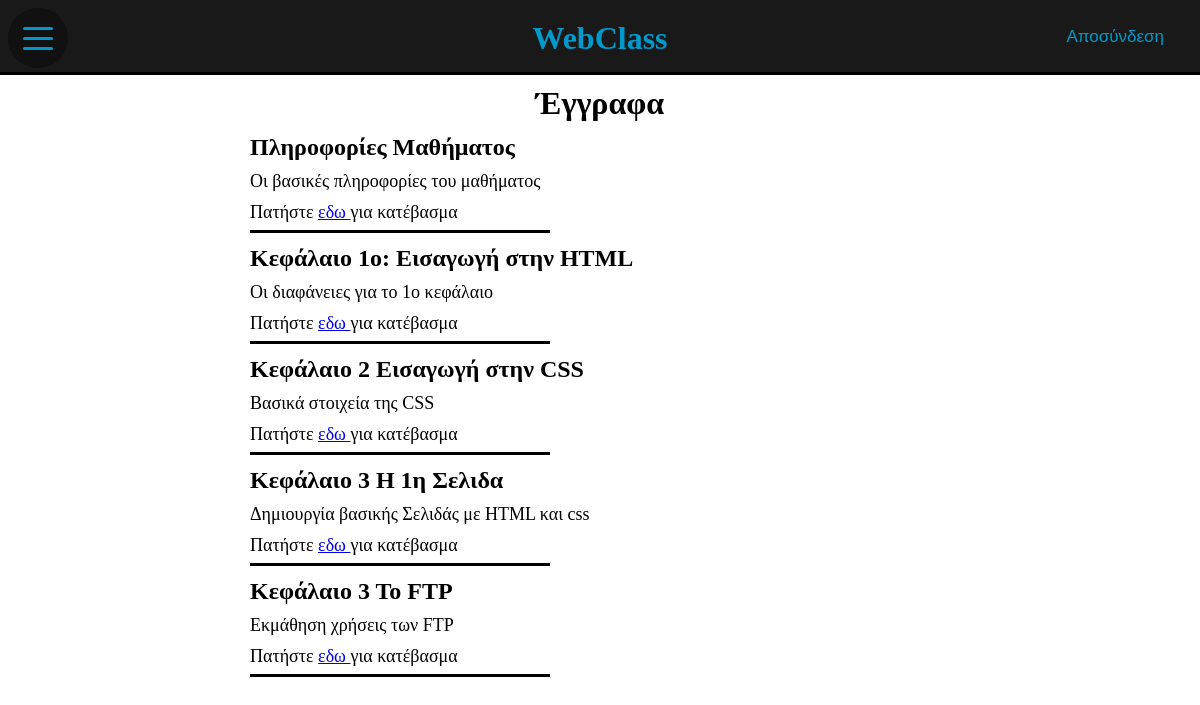
Screenshot of /documents.php (signed in) with the database file from the repository.
### tables this page shows
CREATE TABLE `documents` (
  `id` int(11) NOT NULL,
  `title` longtext NOT NULL,
  `description` longtext NOT NULL,
  `link` longtext NOT NULL
);

### documents.php (the view, shortened to what this page needs)
<!DOCTYPE html>
<html>
<head>
		<link href="documents.css" rel="stylesheet">
		<link href="menu.css" rel="stylesheet">
</head>
<body>
	<div class="menu-container">
		<div class="hamburger">
			<div></div>
		</div>
		<div class="title">
			<h1>WebClass </h1>
            <div class="Logout">
                <form action="Include/LogOut.php" method="post">
                    <button type="submit" id="Log">Αποσύνδεση </button>
                </form>
            </div>
		</div>
		<div class="line">
		</div>
	</div>
	<div class="container">
		<div class="content">
			<h1>Έγγραφα</h1>
			<div class="files">
                <div class="">
                    <?php
                    require "Include/db.php";
                    $sql="SELECT * FROM `documents`";
                    $statment=mysqli_stmt_init($conn);
                    if (!mysqli_stmt_prepare($statment,$sql)){
                        header("Location: home.php?error=sqlerror");
                        exit();
                    }
                    mysqli_stmt_execute($statment);
                    $results=mysqli_stmt_get_result($statment);
                    while ($row=mysqli_fetch_assoc($results)){
                        $title=$row["title"];
                        $desc=nl2br($row["description"]);
                        $file=$row["link"];
                        echo("<h2> $title </h2>");
                        echo("
					         <div class=\"description\" >
					         $desc </br>
					         </div>
					        <div class=\"download\">
						       Πατήστε <a href=\"$file\"> εδω </a> για κατέβασμα </a>
					        </div>
					        <div class=\"split\">
					        </div>");
                    }
                    ?>
                </div>
		</div>
	</div>
</body>
</html>

### documents.css (style rules this page uses)
* { padding:0; margin:0; box-sizing:border-box; }
body { overflow:hidden; }
.container { overflow:auto; position:relative; top:85px; height:100vh; width:100vw; background-color:rgba(255,255,255,0.5); }
.content { overflow:auto; justify-content:center; align-items:center; text-align:center; padding-bottom:100px; }
.files { width:50%; overflow:auto; text-align: left; display:inline-block; height:100%; width:700px; }
.split { margin-top:5px; position:relative; width:300px; height:5px; border-bottom:3px solid black; }
.description { margin-top:10px; font-size:18px; }
.download { margin-top:10px; font-size:18px; }
.files h2 { margin-top:12px; }

### menu.css (style rules this page uses)
body { background:url("Images/two-red-and-white-labeled-books-762686.jpg") no-repeat; background-size: cover; background-position: 50% 30%; }
.menu-container { position:fixed; top:0; left:0; z-index:2; background-color:#ffffff; }
.title { color:#0099cc; position:fixed; top:20px; z-index:2; width:100%; }
.title h1 { text-align: center; }
.Logout { margin-top: -30px; font-size: 15px; bottom: 5px; text-align: right; color:#0099cc; right:10px; width: 97%; cursor: hand; }
.Logout button { font-size: 17px; color:#0099cc; cursor: pointer; background: none; outline: none; border:none; }
.line { background-color:rgba(0, 0 ,0 , 0.9); position:fixed; width:100%; height:75px; border-bottom:3px solid black; }
.hamburger { position:absolute; top:0.5rem; left:0.5rem; width:60px; height:60px; border-radius:50%; background-color:#111; display:flex; justify-content:center; align-items:center; z-index:2; }
.hamburger>div { position:absolute; width:50%; height:3px; border-radius:1.5px; background-color:#0099cc; }
.hamburger>div:before, .hamburger>div:after { content: ''; position:absolute; width:100%; height:3px; border-radius:1.5px; background-color:#0099cc; }
.hamburger>div:before { top:-10px; }
.hamburger>div:after { top: 10px; }

### rows the page displays
documents: title "Πληροφορίες Μαθήματος", description "Οι βασικές πληροφορίες του μαθήματος"
documents: title "Κεφάλαιο 1ο: Εισαγωγή στην HTML", description "Οι διαφάνειες για το 1ο κεφάλαιο"
documents: title "Κεφάλαιο 2 Εισαγωγή στην CSS", description "Βασικά στοιχεία της CSS"
documents: title "Κεφάλαιο 3 Η 1η Σελιδα", description "Δημιουργία βασικής Σελιδάς με HTML και css"
documents: title "Κεφάλαιο 3 Το FTP", description "Εκμάθηση χρήσεις των FTP"
